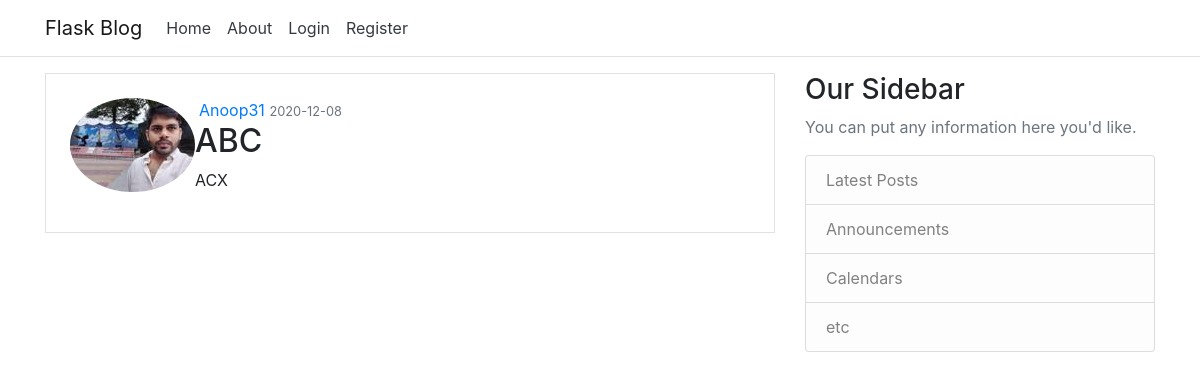
/post/6, run on the app's committed database.
### flaskblog/models.py (models this page shows, shortened)
class User(db.Model, UserMixin):
    id = db.Column(db.Integer, primary_key=True)
    username = db.Column(db.String(20),unique=True,nullable=False)
    email = db.Column(db.String(120), unique=True, nullable=False)
    image_file = db.Column(db.String(20), nullable=False,
                           default='default.jpg')
    password = db.Column(db.String(60), nullable=False)
    posts = db.relationship('Post', backref='author', lazy=True)

class Post(db.Model):
    id = db.Column(db.Integer, primary_key=True)
    title = db.Column(db.String(100), nullable=False)
    date_posted = db.Column(db.DateTime, nullable=False,
                            default=datetime.utcnow)
    content = db.Column(db.Text, nullable=False)
    user_id = db.Column(db.Integer, db.ForeignKey('user.id'), nullable=False)

### flaskblog/routes.py (the view)
@app.route("/post/<int:post_id>")
def post(post_id):
    post = Post.query.get_or_404(post_id)
    return render_template('post.html', post=post,title=post.title)

### flaskblog/template/post.html (shortened to what this page needs)
{% extends "layout.html"%} {% block content%}
<div class="media border p-4">
    <img class="rounded-circle article-img" src="{{ url_for('static', filename='profile_pics/' + post.author.image_file) }}">
    <div class="media-body">
        <div class="article-metadata">
            <a class="ml-1" href="#">{{ post.author.username }}</a>
            <small class="text-muted">{{ post.date_posted.strftime('%Y-%m-%d') }}</small>
        </div>
        <h2 class="article-title">{{ post.title }}</h2>
        <p class="article-content">{{ post.content }}</p>
    </div>
</div>
<br> {% endblock content %}

### data on the page
User: image_file (picture), author.username "Anoop31"
Post: date_posted "2020-12-08", title "ABC", content "ACX"
